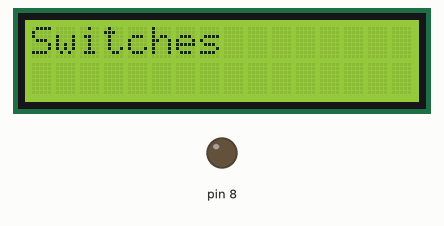
A sketch run on a simulated Arduino Uno, built with avr-gcc and run on an emulated ATmega328P. On the bench: 16×2 character LCD, output pins drawn as LEDs (lit = HIGH).

Above: at 1.1 s.
At 61.1 s:
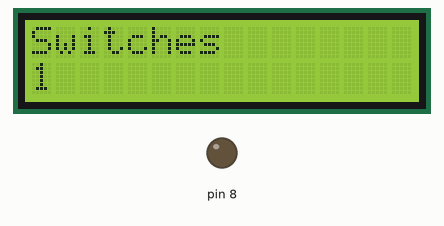
At 121.1 s:
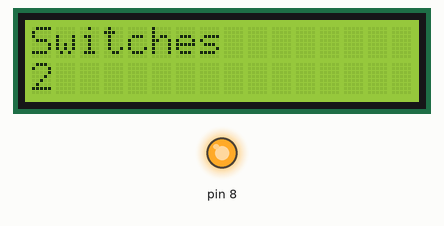
Timing chart, 0 to 122.6 s (numbered marks = the images above):
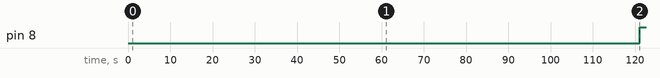

Measured:
- by itself, pin 8: LOW → HIGH at 121 s
- what the display in image 0 shows lasts 60.0 s, from 1.1 s to 61.1 s

The sketch:

_Rele.ino
```cpp
#define OPT0 digitalWrite(8,LOW)
#define OPT1 digitalWrite(8,HIGH)
#include <LiquidCrystal.h>

// initialize the library by associating any needed LCD interface pin
// with the arduino pin number it is connected to
const int rs = 12, en = 11, d4 = 5, d5 = 4, d6 = 3, d7 = 2;
LiquidCrystal lcd(rs, en, d4, d5, d6, d7);
/////////////////////////////////////////
int count=0;
////////////////////////////////////////////////
/*void OPT(void){
   delay (3000);
   OPT0;
   count++;
   delay (3000);
   OPT1;
   count++;
}*/
///////////////////////////////////////////////

///////////////////////////////////////////////
void setup() {
  // put your setup code here, to run once:
  lcd.begin(16, 2);
  delay (1000);
  count=0;
  OPT0;
  pinMode(8, OUTPUT);
}

void loop() {
lcd.setCursor(0, 0);
lcd.print("Switches");
   delay (60000);
   OPT0;
   count++;
lcd.setCursor(0, 1);
lcd.print(count);
   delay (60000);
   OPT1;
   count++;
lcd.setCursor(0, 1);
lcd.print(count);
}
```
